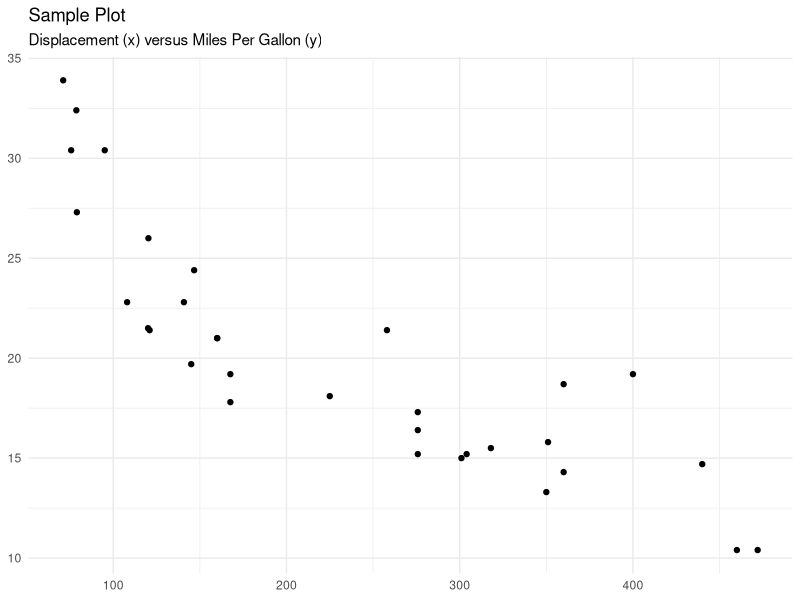

Source code (R):
## ---- chunk 1
#| echo: false

suppressPackageStartupMessages({
  suppressWarnings({
    library(dplyr)
    library(ggplot2)
  })
})

ggplot(
  data = mtcars,
  aes(x = disp, y = mpg)
) +
  geom_point() +
  labs(
    title = "Sample Plot",
    subtitle = "Displacement (x) versus Miles Per Gallon (y)",
    x = NULL,
    y = NULL
  ) +
  theme_minimal()


